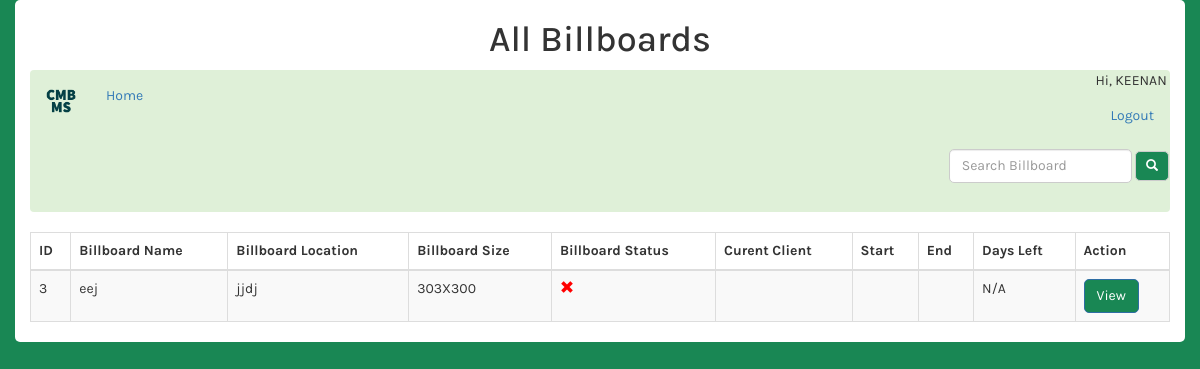
The app's page /billboards.php (signed in) with its own data.
### tables this page shows
CREATE TABLE users (
        id INTEGER PRIMARY KEY AUTOINCREMENT,
        password CHAR(128) NOT NULL,
        email CHAR(128) NOT NULL,
        firstname CHAR(128) NOT NULL,
        lastname CHAR(128) NOT NULL,
        phonenumber TEXT,
        role TEXT
    );

CREATE TABLE billboards (
    id INTEGER PRIMARY KEY AUTOINCREMENT,
    name CHAR(128) NOT NULL,
    location CHAR(128) NOT NULL,
    size TEXT,
    status TEXT CHECK(status IN ('active', 'inactive')) NOT NULL DEFAULT 'active',
    price INTEGER,
    client TEXT,
    picture CHAR(128),
    startdate DATE,
    enddate DATE,
    addedby INTEGER,
    FOREIGN KEY(addedby) REFERENCES users(id)
);

### billboards.php (the view, shortened to what this page needs)
<?php include 'databaseConnection.php';
$sql = "SELECT * FROM billboards";
$stmt = $db->prepare($sql);
$stmt->execute();
$billboards = $stmt->fetchAll(PDO::FETCH_ASSOC);
$sql = "SELECT firstname FROM users WHERE id = :id";
$stmt = $db->prepare($sql);
$stmt->bindParam(':id', $_SESSION['id']);
$stmt->execute();
$firstname = $stmt->fetchColumn();
?>
<!DOCTYPE html>
<html>
<head>
    <link rel="stylesheet" href="https://maxcdn.bootstrapcdn.com/bootstrap/3.3.7/css/bootstrap.min.css">
</head>
<body>
    <div class="container">
        <h1>All Billboards</h1>
        <nav class="navbar bg-success">
            <div class="container-fluid">
                <div class="navbar-header">
                    <a class="navbar-brand" href="index.php">
                        <img alt="Brand" src="images/logo.png" width="30" height="30">
                    </a>
                </div>
                <ul class="nav navbar-nav">
                    <li><a href="index.php">Home</a></li>
                </ul>
                <ul class="nav navbar-nav navbar-right">
                    <li>
                        <span>Hi, <?php echo $firstname ?></span>
                        <a href="logout.php">Logout</a>
                    </li>
                </ul>
            </div>
            <form class="navbar-form navbar-right" action="search.php" method="POST">
                <div class="form-group">
                    <input type="text" class="form-control" placeholder="Search Billboard" name="search">
                    <button type="submit" class="btn btn-default btn-sm">
                        <span class="glyphicon glyphicon-search"></span>
                    </button>
                </div>
            </form>
        </nav>
        <div class="col">
            <div>
                <table class="table table-striped table-bordered">
                    <thead>
                        <tr>
                            <th>ID</th>
                            <th>Billboard Name</th>
                            <th>Billboard Location</th>
                            <th>Billboard Size</th>
                            <th>Billboard Status</th>
                            <th>Curent Client</th>
                            <th>Start</th>
                            <th>End</th>
                            <th>Days Left</th>
                            <th>Action</th>
                        </tr>
                    </thead>
                    <tbody>
                        <?php foreach ($billboards as $billboard) : ?>
                            <tr>
                                <td><?php echo $billboard['id']; ?></td>
                                <td><?php echo $billboard['name']; ?></td>
                                <td><?php echo $billboard['location']; ?></td>
                                <td><?php echo $billboard['size']; ?></td>
                                <td><?php
                                    if ($billboard['status'] == 'active') {
                                        echo '<span class="glyphicon glyphicon-ok" style="color:green;"></span>';
                                    } else {
                                        echo '<span class="glyphicon glyphicon-remove" style="color:red;"></span>';
                                    }
                                    ?></td>
                                <td><?php echo $billboard['client']; ?></td>
                                <td><?php echo $billboard['startdate']; ?></td>
                                <td><?php echo $billboard['enddate']; ?></td>
                                <td>
                                    <?php
                                    if ($billboard['status'] == 'active') {
                                        $currentdate = date('Y-m-d');
                                        $enddate = $billboard['enddate'];
                                        $daysleft = (strtotime($enddate) - strtotime($currentdate)) / (60 * 60 * 24);
                                        echo $daysleft;
                                    } else {
                                        echo 'N/A';
                                    }
                                    ?>
                                </td>
                                <td>
                                    <a href="billboard.php?id=<?php echo $billboard['id']; ?>" class="btn btn-primary">View</a>
                                </td>
                            </tr>
                        <?php endforeach; ?>
                    </tbody>
                </table>
            </div>
        </div>
    </div>
</body>
</html>

### billboards.php (style rules this page uses)
body { background-color: #198754; font-family: 'Karla', sans-serif; }
.container { margin: auto; background-color: #fff; border-radius: 5px; }
.container h1 { text-align: center; }
.container .form-group { margin-bottom: 20px; }
.container .form-control { border-radius: 5px; }
.container .btn { border-radius: 5px; background-color: #198754; color: #fff; }

### records on screen
users: firstname "KEENAN"
billboards: id "3", name "eej", location "jjdj", size "303X300", status "inactive" (drawn)
